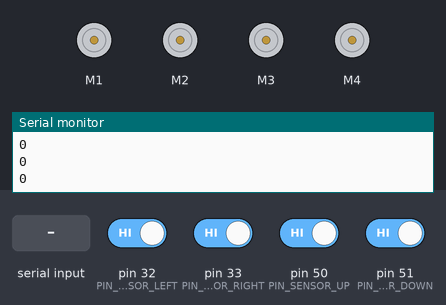
A sketch run on a simulated Arduino Mega 2560, built with avr-gcc and run on an emulated ATmega2560. Parts: 4 × DC motor (green arrow = forward, orange = backward, longer = faster), the last lines printed to the serial monitor. Inputs (shaded band) come from the test bench; at power-on: pin 32 (PIN_SENSOR_LEFT), pin 33 (PIN_SENSOR_RIGHT), pin 50 (PIN_SENSOR_UP), pin 51 (PIN_SENSOR_DOWN) HIGH.

Above: at 1.2 s.
1.3 s: "F" received over the second serial link
At 2.5 s:
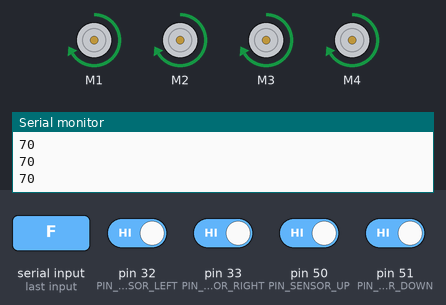
2.8 s: "L" received over the second serial link
At 3.9 s:
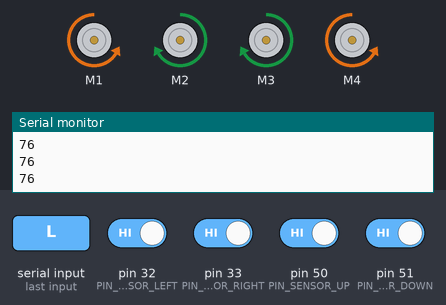
4.3 s: "R" received over the second serial link
At 5.1 s:
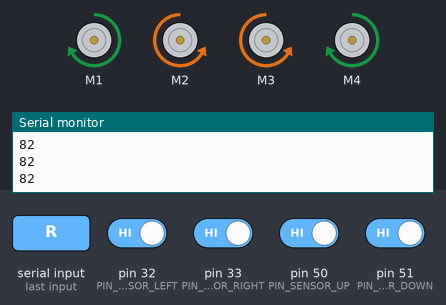
5.8 s: "G" received over the second serial link
At 6.3 s:
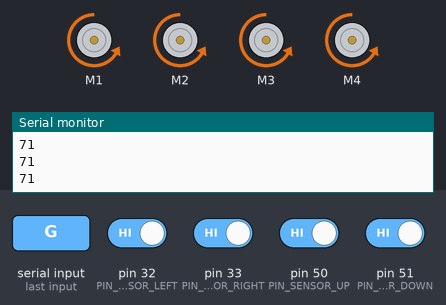
7.3 s: "E" received over the second serial link
At 7.6 s:
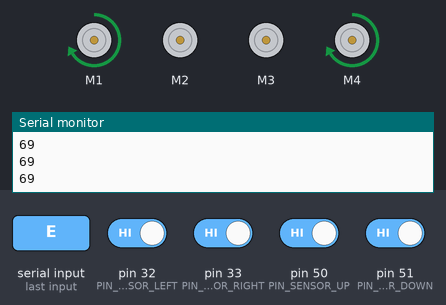
8.8 s: "Z" received over the second serial link
At 10.0 s:
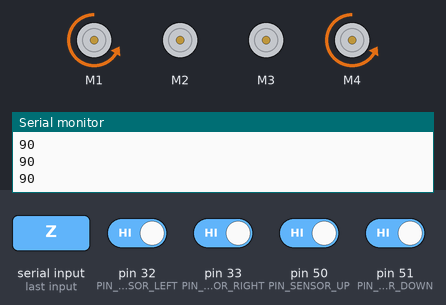
Timing chart, 0 to 11.3 s (numbered marks = the images above; inputs shaded):
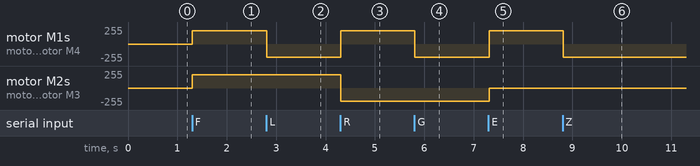

Measured:
- after the input at 1.3 s, motor M1–4: stopped → forward 200/255 at once
- after the input at 2.8 s, motor M1, motor M4: forward 200/255 → backward 200/255 at once
- after the input at 4.3 s, motor M1, motor M4: backward 200/255 → forward 200/255 at once; motor M2, motor M3: forward 200/255 → backward 200/255 at once
- after the input at 5.8 s, motor M1, motor M4: forward 200/255 → backward 200/255 at once
- after the input at 7.3 s, motor M1, motor M4: backward 200/255 → forward 200/255 at once; motor M2, motor M3: backward 200/255 → stopped at once
- after the input at 8.8 s, motor M1, motor M4: forward 200/255 → backward 200/255 at once

The sketch:

ObjetoNDirecciones.ino
```cpp
#include <AFMotor.h>
#define TRIGGER 52
#define ECHO 53

#define PIN_SENSOR_LEFT 32
#define PIN_SENSOR_RIGHT 33
#define PIN_SENSOR_UP 50
#define PIN_SENSOR_DOWN 51

#define MOVE_UP 1
#define MOVE_DOWN 2
#define MOVE_RIGHT 3
#define MOVE_LEFT 4
#define MOVE_UP_DIAGONAL_RIGHT 5
#define MOVE_DOWN_DIAGONAL_LEFT 6
#define MOVE_UP_DIAGONAL_LEFT 7
#define MOVE_DOWN_DIAGONAL_RIGHT 8
#define TURN_RIGHT 9
#define TURN_LEFT 10

#define SPEED 200
#define MAX_SPEED 10
#define MIN_SPEED 1

const float sonido = 34300.0; // Velocidad del sonido en cm/s
const float umbral1 = 10.0;

AF_DCMotor motor1(1);
AF_DCMotor motor2(2);
AF_DCMotor motor3(3);
AF_DCMotor motor4(4);

int estado = 0;
int movimiento = 0;
int actualSpeed = MAX_SPEED;

void setup() {

  /*Inicializacion de entradas y salidas*/
  Serial1.begin(9600);
  Serial.begin(9600);

  /*Inicializacion de detector de obstaculos IR*/
  pinMode(PIN_SENSOR_RIGHT, INPUT);  //definir pin como entrada
  pinMode(PIN_SENSOR_LEFT, INPUT);  //definir pin como entrada
  pinMode(PIN_SENSOR_UP, INPUT);  //definir pin como entrada
  pinMode(PIN_SENSOR_DOWN, INPUT);  //definir pin como entrada

  /*Inicializacion de sensor ultrasonico*/
  pinMode(ECHO, INPUT);
  pinMode(TRIGGER, OUTPUT);

  /*Inicializacion de Motor Power Shield*/
  motor1.setSpeed(200);
  motor2.setSpeed(200);
  motor3.setSpeed(200);
  motor4.setSpeed(200);
  motor1.run(RELEASE);
  motor2.run(RELEASE);
  motor3.run(RELEASE);
  motor4.run(RELEASE);
}

void loop() {
  readBluetooth();
  readIR();
  delay(100);
}

/*
Movimiento en diferentes direcciones:

-MOVIMIENTO HACIA ADELANTE:
  motor1 FORWARD
  motor2 FORWARD
  motor3 FORWARD
  motor4 FORWARD
-MOVIMIENTO HACIA ATRAS:
  motor1 BACKWARD
  motor2 BACKWARD
  motor3 BACKWARD
  motor4 BACKWARD
-MOVIMIENTO HACIA LA DERECHA:
  motor1 FORWARD
  motor2 BACKWARD
  motor3 BACKWARD
  motor4 FORWARD
-MOVIMIENTO HACIA LA IZQUIERDA:
  motor1 BACKWARD
  motor2 FORWARD
  motor3 FORWARD
  motor4 BACKWARD
-MOVIMIENTO EN DIAGONAL DERECHA SUPERIOR:
  motor1 FORWARD
  motor2 RELEASE
  motor3 RELEASE
  motor4 FORWARD
-MOVIMIENTO EN DIAGONAL IZQUIERDA INFERIOR:
  motor1 BACKWARD
  motor2 RELEASE
  motor3 RELEASE
  motor4 BACKWARD
-MOVIMIENTO EN DIAGONAL IZQUIERDA SUPERIOR:
  motor1 RELEASE
  motor2 FORWARD
  motor3 FORWARD
  motor4 RELEASE
-MOVIMIENTO EN DIAGONAL DERECHA INFERIOR:
  motor1 RELEASE
  motor2 BACKWARD
  motor3 BACKWARD
  motor4 RELEASE
-GIRO HACIA LA IZQUIERDA:
  motor1 BACKWARD
  motor2 FORWARD
  motor3 BACKWARD
  motor4 FORWARD
-GIRO HACIA LA DERECHA:
  motor1 FORWARD
  motor2 BACKWARD
  motor3 FORWARD
  motor4 BACKWARD
*/

void moveMotorNum(int realSpeed, int motorNum, int motorDirection){
  switch(motorNum){
    case 1:
      motor1.setSpeed(realSpeed);
      motor1.run(motorDirection);
      break;
    case 2:
      motor2.setSpeed(realSpeed);
      motor2.run(motorDirection);
      break;
    case 3:
      motor3.setSpeed(realSpeed);
      motor3.run(motorDirection);
      break;
    case 4:
      motor4.setSpeed(realSpeed);
      motor4.run(motorDirection);
      break;
  }
}

void moveMotor(int relativeSpeed, int motorNum, int motorDirection){
  if(relativeSpeed > MAX_SPEED){
    relativeSpeed = MAX_SPEED;
  } else if (relativeSpeed < MIN_SPEED){
    relativeSpeed = MIN_SPEED;
  }
  int resultSpeed = getRealSpeed(relativeSpeed);
  moveMotorNum(resultSpeed, motorNum, motorDirection);
}

/*Funcion que devuelve la velocidad real basada en una velocidad relativa
 *Resultado calculado a partir de una regla de 3, por ejemplo (5 * 200) / 10 = 100
 */
int getRealSpeed(int relativeSpeed){
  return (relativeSpeed * SPEED) / MAX_SPEED;
}

//Funcion encargada de mover el objeto hacia adelante
void moveUp(int speed1, int speed2, int speed3, int speed4){
  moveMotor(speed1, 1, FORWARD);
  moveMotor(speed2, 2, FORWARD);
  moveMotor(speed3, 3, FORWARD);
  moveMotor(speed4, 4, FORWARD);
}

//Funcion encargada de mover el objeto hacia atras
void moveDown(int speed1, int speed2, int speed3, int speed4){
  moveMotor(speed1, 1, BACKWARD);
  moveMotor(speed2, 2, BACKWARD);
  moveMotor(speed3, 3, BACKWARD);
  moveMotor(speed4, 4, BACKWARD);
}

//Funcion encargada de mover el objeto hacia la derecha
void moveRight(int speed1, int speed2, int speed3, int speed4){
  moveMotor(speed1, 1, FORWARD);
  moveMotor(speed2, 2, BACKWARD);
  moveMotor(speed3, 3, BACKWARD);
  moveMotor(speed4, 4, FORWARD);
}

//Funcion encargada de mover el objeto hacia la izquierda
void moveLeft(int speed1, int speed2, int speed3, int speed4){
  moveMotor(speed1, 1, BACKWARD);
  moveMotor(speed2, 2, FORWARD);
  moveMotor(speed3, 3, FORWARD);
  moveMotor(speed4, 4, BACKWARD);
}

void moveUpDiagonalRight(int speed1, int speed2, int speed3, int speed4){
  moveMotor(speed1, 1, FORWARD);
  notMoveMotor(2);
  notMoveMotor(3);
  moveMotor(speed4, 4, FORWARD);
}

void moveDownDiagonalLeft(int speed1, int speed2, int speed3, int speed4){
  moveMotor(speed1, 1, BACKWARD);
  notMoveMotor(2);
  notMoveMotor(3);
  moveMotor(speed4, 4, BACKWARD);
}

void moveUpDiagonalLeft(int speed1, int speed2, int speed3, int speed4){
  notMoveMotor(1);
  moveMotor(speed2, 2, FORWARD);
  moveMotor(speed3, 3, FORWARD);
  notMoveMotor(4);
}

void moveDownDiagonalRight(int speed1, int speed2, int speed3, int speed4){
  notMoveMotor(1);
  moveMotor(speed2, 2, BACKWARD);
  moveMotor(speed3, 3, BACKWARD);
  notMoveMotor(4);
}

void turnLeft(int speed1, int speed2, int speed3, int speed4){
  moveMotor(speed1, 1, BACKWARD);
  moveMotor(speed2, 2, FORWARD);
  moveMotor(speed3, 3, BACKWARD);
  moveMotor(speed4, 4, FORWARD);
}

void turnRight(int speed1, int speed2, int speed3, int speed4){
  moveMotor(speed1, 1, FORWARD);
  moveMotor(speed2, 2, BACKWARD);
  moveMotor(speed3, 3, FORWARD);
  moveMotor(speed4, 4, BACKWARD);
}

void notMoveMotor(int motorNum){
  switch(motorNum){
  case 1:
    motor1.run(RELEASE);
    break;
  case 2:
    motor2.run(RELEASE);
    break;
  case 3:
    motor3.run(RELEASE);
    break;
  case 4:
    motor4.run(RELEASE);
    break;
  }
}

//Funcion encargada de detener el objeto
void notMove(){
  notMoveMotor(1);
  notMoveMotor(2);
  notMoveMotor(3);
  notMoveMotor(4);
}

/*Funcion encargada de leer la entrada de bluetooth.
 *Dependiendo de la señal de entrada de bluetooth se moveran los motores
 */
void readBluetooth(){
  if(Serial1.available()>0){        // lee el bluetooth y almacena en estado
    estado = Serial1.read();
    switch(estado){
    case 'F':
    moveUp(actualSpeed, actualSpeed, actualSpeed, actualSpeed);
    movimiento = MOVE_UP;
    break;
    case 'L':
    moveLeft(actualSpeed, actualSpeed, actualSpeed, actualSpeed);
    movimiento = MOVE_LEFT;
    break;
    case 'S':
    notMove();
    break;
    case 'R':
    moveRight(actualSpeed, actualSpeed, actualSpeed, actualSpeed);
    movimiento = MOVE_RIGHT;
    break;
    case 'G':
    moveDown(actualSpeed, actualSpeed, actualSpeed, actualSpeed);
    movimiento = MOVE_DOWN;
    break;
    case 'E':
    moveUpDiagonalRight(actualSpeed, actualSpeed, actualSpeed, actualSpeed);
    movimiento = MOVE_UP_DIAGONAL_RIGHT;
    break;
    case 'Z':
    moveDownDiagonalLeft(actualSpeed, actualSpeed, actualSpeed, actualSpeed);
    movimiento = MOVE_DOWN_DIAGONAL_LEFT;
    break;
    case 'Q':
    moveUpDiagonalLeft(actualSpeed, actualSpeed, actualSpeed, actualSpeed);
    movimiento = MOVE_UP_DIAGONAL_LEFT;
    break;
    case 'C':
    moveDownDiagonalRight(actualSpeed, actualSpeed, actualSpeed, actualSpeed);
    movimiento = MOVE_DOWN_DIAGONAL_RIGHT;
    break;
    case 'X':
    turnLeft(actualSpeed, actualSpeed, actualSpeed, actualSpeed);
    movimiento = TURN_LEFT;
    break;
    case 'Y':
    turnRight(actualSpeed, actualSpeed, actualSpeed, actualSpeed);
    movimiento = TURN_RIGHT;
    break;
    case '1':
    actualSpeed = 1;
    break;
    case '2':
    actualSpeed = 2;
    break;
    case '3':
    actualSpeed = 3;
    break;
    case '4':
    actualSpeed = 4;
    break;
    case '5':
    actualSpeed = 5;
    break;
    case '6':
    actualSpeed = 6;
    break;
    case '7':
    actualSpeed = 7;
    break;
    case '8':
    actualSpeed = 8;
    break;
    case '9':
    actualSpeed = 9;
    break;
    case '0':
    actualSpeed = 10;
    break;
    }
  }
  Serial.println(estado);
}

/*Funcion encargada de detectar proximidad por los costados del objeto*/
int readIR(){
  int upSensor = 1;
  int downSensor = 1;
  int rightSensor = 1;
  int leftSensor = 1;
  upSensor = digitalRead(PIN_SENSOR_UP);  //lectura digital de pin
  downSensor = digitalRead(PIN_SENSOR_DOWN);
  rightSensor = digitalRead(PIN_SENSOR_RIGHT);
  leftSensor = digitalRead(PIN_SENSOR_LEFT);

  switch(movimiento){
  case MOVE_UP:
  if(upSensor == LOW){
    notMove();
  }
  break;
  case MOVE_LEFT:
  if(leftSensor == LOW){
    notMove();
  }
  break;
  case MOVE_RIGHT:
  if(rightSensor == LOW){
    notMove();
  }
  break;
  case MOVE_DOWN:
  if(downSensor == LOW){
    notMove();
  }
  break;
  case MOVE_UP_DIAGONAL_RIGHT:
  if(upSensor == LOW || rightSensor == LOW){
    notMove();
  }
  break;
  case MOVE_DOWN_DIAGONAL_LEFT:
  if(downSensor == LOW || leftSensor == LOW){
    notMove();
  }
  break;
  case MOVE_UP_DIAGONAL_LEFT:
  if(upSensor == LOW || leftSensor == LOW){
    notMove();
  }
  break;
  case MOVE_DOWN_DIAGONAL_RIGHT:
  if(downSensor == LOW || rightSensor == LOW){
    notMove();
  }
  break;
  }
}

int proximity(){
  // Preparamos el sensor de ultrasonidos
  iniciarTrigger();

  // Obtenemos la distancia
  float distancia = calcularDistancia();
  return alerta(distancia);
}

// Función que comprueba si hay que lanzar alguna alerta visual o sonora
int alerta(float distancia)
{
  // Lanzamos alerta si estamos dentro del rango de peligro
  if (distancia <= umbral1)
  {
    // Lanzamos alertas
    Serial.println("Peligroooooooo!");
    return HIGH;
  }
  return LOW;
}

// Método que calcula la distancia a la que se encuentra un objeto.
// Devuelve una variable tipo float que contiene la distancia
float calcularDistancia()
{
  // La función pulseIn obtiene el tiempo que tarda en cambiar entre estados, en este caso a HIGH
  unsigned long tiempo = pulseIn(ECHO, HIGH);

  // Obtenemos la distancia en cm, hay que convertir el tiempo en segudos ya que está en microsegundos
  // por eso se multiplica por 0.000001
  float distancia = tiempo * 0.000001 * sonido / 2.0;
  delay(500);

  return distancia;
}

// Método que inicia la secuencia del Trigger para comenzar a medir
void iniciarTrigger()
{
  // Ponemos el Triiger en estado bajo y esperamos 2 ms
  digitalWrite(TRIGGER, LOW);
  delayMicroseconds(2);

  // Ponemos el pin Trigger a estado alto y esperamos 10 ms
  digitalWrite(TRIGGER, HIGH);
  delayMicroseconds(10);

  // Comenzamos poniendo el pin Trigger en estado bajo
  digitalWrite(TRIGGER, LOW);
}
```
